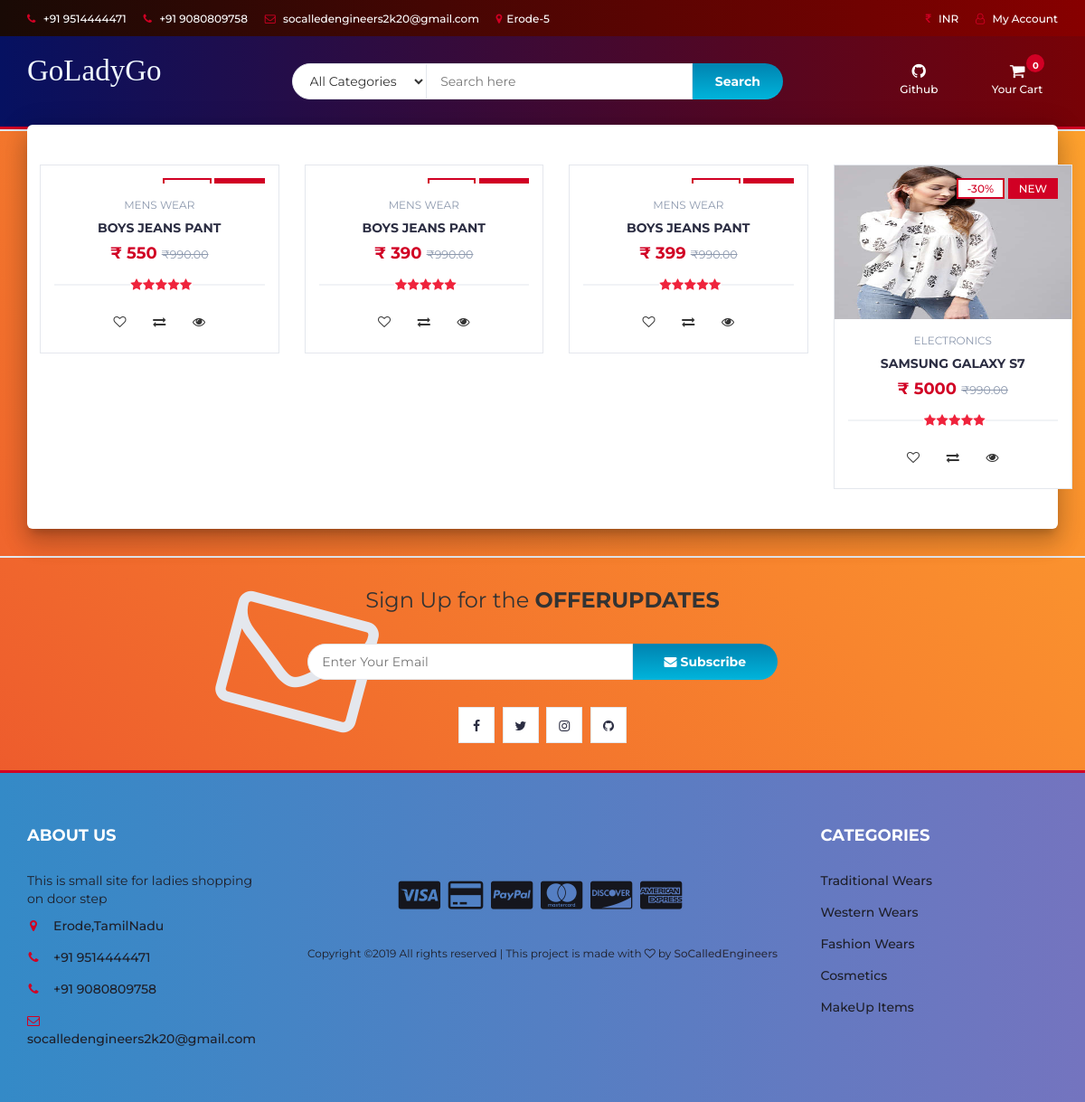
Page /product.php?p=68 on the committed database.
### tables this page shows
CREATE TABLE `products` (
  `product_id` int(100) NOT NULL,
  `product_cat` int(100) NOT NULL,
  `product_brand` int(100) NOT NULL,
  `product_title` varchar(255) NOT NULL,
  `product_price` int(100) NOT NULL,
  `product_desc` text NOT NULL,
  `product_image` text NOT NULL,
  `product_keywords` text NOT NULL
);

CREATE TABLE `categories` (
  `cat_id` int(100) NOT NULL,
  `cat_title` text NOT NULL
);

### product.php (the view, shortened to what this page needs)
<?php
include "header.php";
?>
		<div class="section main main-raised">
			<div class="container">
				<div class="row">
								<?php
                    include 'db.php';
								$product_id = $_GET['p'];
					$product_query = "SELECT * FROM products,categories WHERE product_cat=cat_id AND product_id BETWEEN $product_id AND $product_id+3";
                $run_query = mysqli_query($con,$product_query);
                if(mysqli_num_rows($run_query) > 0){
                    while($row = mysqli_fetch_array($run_query)){
                        $pro_id    = $row['product_id'];
                        $pro_title = $row['product_title'];
                        $pro_price = $row['product_price'];
                        $pro_image = $row['product_image'];
                        $cat_name = $row["cat_title"];
                        echo "
                                <div class='col-md-3 col-xs-6'>
								<a href='product.php?p=$pro_id'><div class='product'>
									<div class='product-img'>
										<img src='product_images/$pro_image' style='max-height: 170px;' alt=''>
										<div class='product-label'>
											<span class='sale'>-30%</span>
											<span class='new'>NEW</span>
										</div>
									</div></a>
									<div class='product-body'>
										<p class='product-category'>$cat_name</p>
										<h3 class='product-name header-cart-item-name'><a href='product.php?p=$pro_id'>$pro_title</a></h3>
										<h4 class='product-price header-cart-item-info'>₹ $pro_price        <del class='product-old-price'>₹990.00</del></h4>
										<div class='product-rating'>
											<i class='fa fa-star'></i>
											<i class='fa fa-star'></i>
											<i class='fa fa-star'></i>
											<i class='fa fa-star'></i>
											<i class='fa fa-star'></i>
										</div>
										<div class='product-btns'>
											<button class='add-to-wishlist'><i class='fa fa-heart-o'></i><span class='tooltipp'>add to wishlist</span></button>
											<button class='add-to-compare'><i class='fa fa-exchange'></i><span class='tooltipp'>add to compare</span></button>
											<button class='quick-view'><i class='fa fa-eye'></i><span class='tooltipp'>quick view</span></button>
										</div>
									</div>
									<div class='add-to-cart'>
										<button pid='$pro_id' id='product' class='add-to-cart-btn block2-btn-towishlist' href='#'><i class='fa fa-shopping-cart'></i> add to cart</button>
									</div>
								</div>
                                </div>
			";
		}
}
?>
<?php
include "newslettter.php";
include "footer.php";
?>

### css/style.css (style rules this page uses)
body { font-family: 'Montserrat', sans-serif; font-weight: 400; background-image: linear-gradient(-134deg, #FFA62E 0%, #FB962E 20%, #F8852E 40%, #F3742D 60%, #EF612D 80%, #EA4D2C 100%); }
h1, h2, h3, h4, h5, h6 { color: #2B2D42; font-weight: 700; margin: 0 0 10px; }
a { color: #2B2D42; font-weight: 500; -webkit-transition: 0.2s color; transition: 0.2s color; }
.section { padding-top: 30px; padding-bottom: 30px; }
.product { position: relative; margin: 15px 0px; -webkit-box-shadow: 0px 0px 0px 0px #E4E7ED, 0px 0px 0px 1px #E4E7ED; box-shadow: 0px 0px 0px 0px #E4E7ED, 0px 0px 0px 1px #E4E7ED; -webkit-transition: 0.2s all; transition: 0.2s all; }
.product .product-img { position: relative; }
.product .product-img>img { width: 100%; }
.product .product-img .product-label { position: absolute; top: 15px; right: 15px; }
.product .product-img .product-label>span { border: 2px solid; padding: 2px 10px; font-size: 12px; }
.product .product-img .product-label>span.sale { background-color: #FFF; border-color: #D10024; color: #D10024; }
.product .product-img .product-label>span.new { background-color: #D10024; border-color: #D10024; color: #FFF; }
.product .product-body { position: relative; padding: 15px; background-color: #FFF; text-align: center; z-index: 20; }
.product .product-body .product-category { text-transform: uppercase; font-size: 12px; color: #8D99AE; }
.product .product-body .product-name { text-transform: uppercase; font-size: 14px; }
.product .product-body .product-name>a { font-weight: 700; }
.product .product-body .product-price { color: #D10024; font-size: 18px; }
.product .product-body .product-price .product-old-price { font-size: 70%; font-weight: 400; color: #8D99AE; }
.product .product-body .product-rating { position: relative; margin: 15px 0px 10px; height: 20px; }
.product .product-body .product-rating>i { position: relative; width: 14px; margin-right: -4px; background: #FFF; color: #E4E7ED; z-index: 10; }
.product .product-body .product-rating>i.fa-star { color: #ef233c; }
.product .product-body .product-rating:after { content: ""; position: absolute; top: 50%; left: 0; right: 0; -webkit-transform: translateY(-50%); -ms-transform: translateY(-50%); transform: translateY(-50%); height: 1px; background-color: #E4E7ED; }
.product .product-body .product-btns>button { position: relative; width: 40px; height: 40px; line-height: 40px; background: transparent; border: none; -webkit-transition: 0.2s all; transition: 0.2s all; }
.product .add-to-cart { position: absolute; left: 1px; right: 1px; bottom: 1px; padding: 15px; background: #1e1f29; text-align: center; -webkit-transform: translateY(0%); -ms-transform: translateY(0%); transform: translateY(0%); -webkit-transition: 0.2s all; transition: 0.2s all; z-index: 2; }
.product .add-to-cart .add-to-cart-btn { position: relative; border: 2px solid transparent; height: 40px; padding: 0 30px; background-color: #ef233c; color: #FFF; text-transform: uppercase; font-weight: 700; border-radius: 40px; -webkit-transition: 0.2s all; transition: 0.2s all; }
.main-raised { margin: -7px 30px 0px; border-radius: 6px; box-shadow: 0 16px 24px 2px rgba(0, 0, 0, 0.14), 0 6px 30px 5px rgba(0, 0, 0, 0.12), 0 8px 10px -5px rgba(0, 0, 0, 0.2); }
.main { background: #fff; position: relative; z-index: 3; }

### rows in the picture
products: categories.cat_title "MENS WEAR", product_title "BOYS JEANS PANT", product_price "550"
products: categories.cat_title "MENS WEAR", product_title "BOYS JEANS PANT", product_price "390"
products: categories.cat_title "MENS WEAR", product_title "BOYS JEANS PANT", product_price "399"
products: product_image (picture), categories.cat_title "ELECTRONICS", product_title "SAMSUNG GALAXY S7", product_price "5000"
